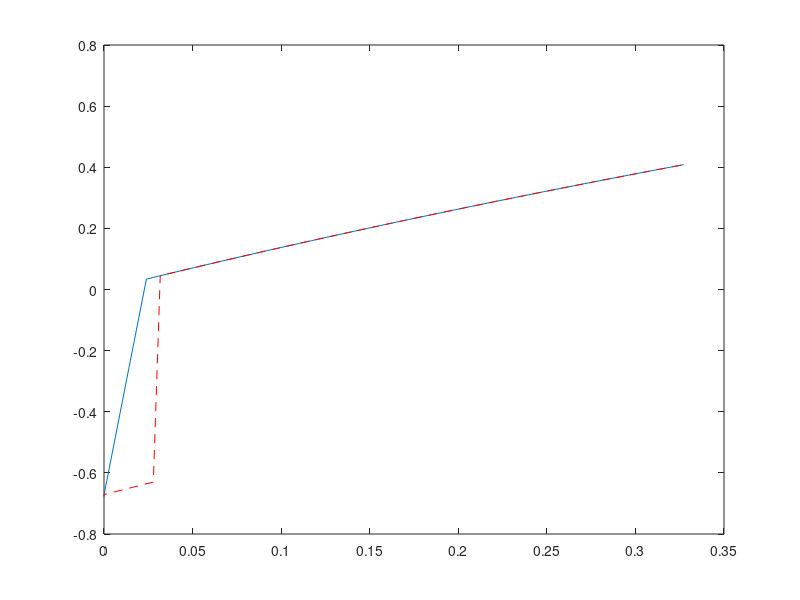

MATLAB code to generate this figure:
close all
clear all
clc

%channel gain
N = 100;
communication_radius = 30;%change this 
max_dist     = 100;%meters
max_eta      = 15;
etath        = 4;%change this 

h_th         = sqrt(communication_radius^-etath)*...
    sqrt(1/2)*(randn(1,N)+...
1i*randn(1,N))/sqrt(2);
g_th         = (abs(h_th)).^2;

alpha1 = 0.4
alpha2 = 1-alpha1
omeg = linspace(0,1,100) %variable

rho_s = 0.9
mu = linspace(-1,1,100)%variable

num = alpha1.*rho_s.*omeg
den = (1-rho_s).*mu+1

s1 = num./den

num2 = alpha2.*rho_s
den2 = (1-rho_s).*mu+1

s2 = num2./den2

x1 = zeros(length(s1),1);
for i = 1:length(s1)
    if (s1(i)<0.0200)
        x1(i) = 0
    else
        x1(i) = s1(i)
    end
end

y1 = zeros(length(s2),1);
for j = 1:length(s2)
    if (s2(j)>0.5933)
        y1(j) = s2(j);
    else
        y1(j) = 0;
    end
end

x1
y1 

x2 = zeros(length(s1),1);
for i = 1:length(s1)
    if (s1(i)<0.0278)
        x2(i) = 0
    else
        x2(i) = s1(i)
    end
end

y2 = zeros(length(s2),1);
for j = 1:length(s2)
    if (s2(j)>0.5907)
        y2(j) = s2(j);
    else
        y2(j) = 0;
    end
end

z1 = log2(([1+x1])./([1+y1]))%objective
plot(x1,z1)

hold on;
z2 = log2(([1+x2])./([1+y2]))%objective
plot(x2,z2,'--r')
